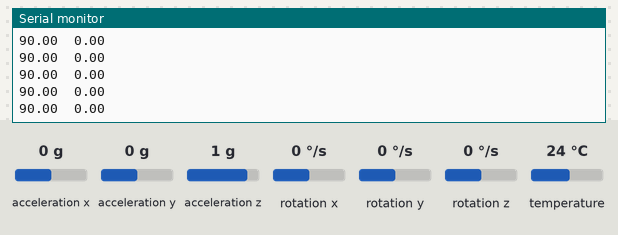
The sketch below on a simulated ESP32. On the bench: the last lines printed to the serial monitor. Inputs (shaded band) come from the test bench; at power-on: acceleration z 1 g, acceleration x 0 g, rotation x 0 °/s, acceleration y 0 g, rotation y 0 °/s, rotation z 0 °/s, temperature 24 °C.

Above: at 1.3 s.
1.4 s: acceleration z set to 0 g
At 1.9 s:
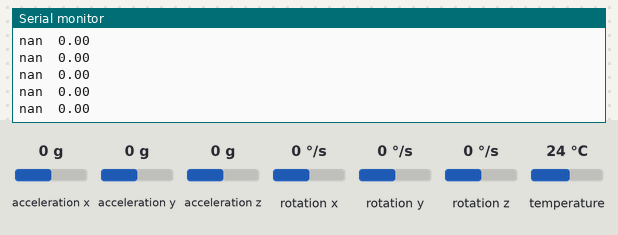
3.3 s: acceleration x set to -1.4 g
At 3.8 s:
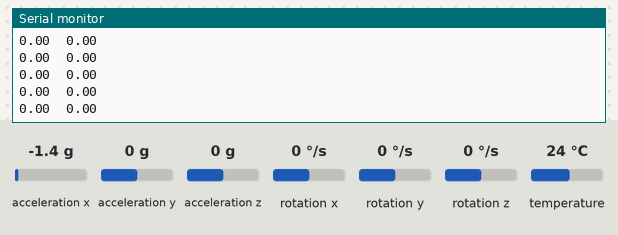
4.8 s: rotation x set to -192 °/s
At 5.5 s:
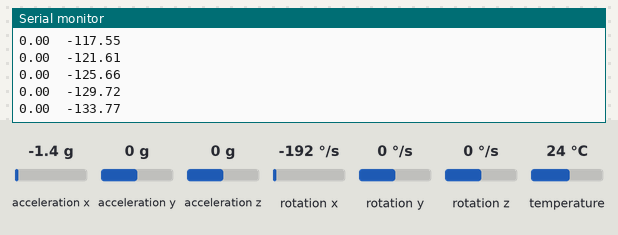
Timing chart, 0 to 7.8 s (numbered marks = the images above; inputs shaded):
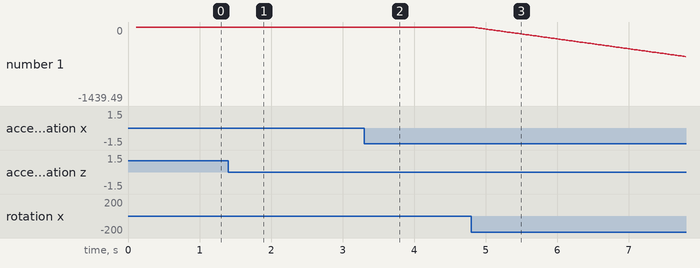

The sketch:

complementary_filter.ino
```cpp
#include <Arduino.h>
#include <Adafruit_MPU6050.h>
#include <Adafruit_Sensor.h>
#include <Wire.h>
#include <math.h>


Adafruit_MPU6050 mpu;
double* offsets;
double* data;
double z = 0;

int motor_pins[4] = {9,5,6,3};

double* getData(){
  /* Get new sensor events with the readings */
  sensors_event_t a, g, temp;
  mpu.getEvent(&a, &g, &temp);
  static double arr[6];
  arr[0] = a.acceleration.x;
  arr[1] = a.acceleration.y;
  arr[2] = a.acceleration.z;

  arr[3] = g.gyro.x;
  arr[4] = g.gyro.y;
  arr[5] = g.gyro.z;
  return arr;
  // AccX = a.acceleration.x
  // return [a.acceleration.x,a.acceleration.y,a.acceleration.z,a.gyro.x,a.gyro.y,a.gyro.z];
  // double data[6] = {a.acceleration.x, a.acceleration.y, a.acceleration.z, a.gyro.x, a.gyro.y, a.gyro.z};
}

double* getFilteredData(int n){
  double sums[6] = {0,0,0,0,0,0};

  static double avgs[6];

  //Finding sums
  for(int i=1; i<=n; i++){
    static double* data;
    data = getData();
    for(int j=0; j<6; j++){
      sums[j] = sums[j]+data[j];
    }
  }

  //Finding avgs
  for(int i=0; i<6; i++){
    avgs[i] = sums[i]/n;
  }

  return avgs;
}

double* calliberateSensor(){
  static double offsets[6];
  static double* data;
  data = getData();

  for(int i=0; i<6; i++){
    offsets[i] = data[i];
  }

  return offsets;
}

double getRateFromAcc(int axis){
  double rate;
  if(axis==1){
    rate = atan(data[0]/data[2]);
  }
  if(axis==2){
    rate = atan(data[2]/data[0]);
  }
  return rate;
}

void setup(void) {

  // Reading mpu6050
  Serial.begin(115200);
  while (!Serial) {
    delay(10); // will pause Zero, Leonardo, etc until serial console opens
  }
  // Try to initialize!
  Wire.begin(25,26);
  if (!mpu.begin()) {
    Serial.println("Failed to find MPU6050 chip");
    while (1) {
      delay(10);
    }
  }
  mpu.setAccelerometerRange(MPU6050_RANGE_16_G);
  mpu.setGyroRange(MPU6050_RANGE_250_DEG);
  mpu.setFilterBandwidth(MPU6050_BAND_21_HZ);
  delay(100);

  Serial.println("Calibertaing sensors. Make sure drone is at rest.");
  offsets = calliberateSensor();
}

unsigned long previous_time = 0;
unsigned long current_time = 0;
double dt;

void loop() {
  current_time = micros();
  //Update data
  data = getFilteredData(5);

  dt = (current_time-previous_time)*pow(10,-6);

  z+=dt*(data[3]-offsets[3]);


  double accAngle = getRateFromAcc(2);
  // Serial.println(degrees(accAngle));
  double angle = -0.98*z+0.02*z;
  Serial.print(degrees(accAngle));
  Serial.print("  ");
  Serial.print(degrees(z));
  previous_time = current_time;
  delay(10);
  Serial.println("");
}
```

Measured:
- after the input at 1.4 s, the serial monitor: prints a new line at once (image 1)
- after the input at 3.3 s, the serial monitor: prints a new line at once (image 2)
- after the input at 4.8 s, the serial monitor: prints a new line at once (image 3)
- plotted number 1: 0 → -1439.49 after the input at 4.8 s
